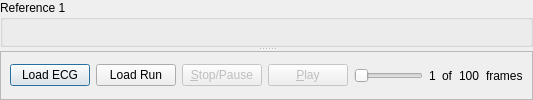
         <widget class="QSplitter" name="splitter_2">
          <property name="orientation">
           <enum>Qt::Vertical</enum>
          </property>
          <widget class="QGroupBox" name="groupBox">
           <property name="title">
            <string>Reference 1</string>
           </property>
           <layout class="QGridLayout" name="gridLayout_6">
            <item row="0" column="0">
             <widget class="QVTKWidget" name="vtkWidgetFirstStream" native="true">
              <property name="sizePolicy">
               <sizepolicy hsizetype="Preferred" vsizetype="Preferred">
                <horstretch>0</horstretch>
                <verstretch>0</verstretch>
               </sizepolicy>
              </property>
              <property name="palette">
               <palette>
                <active>
                 <colorrole role="WindowText">
                  <brush brushstyle="SolidPattern">
                   <color alpha="255">
                    <red>0</red>
                    <green>0</green>
                    <blue>0</blue>
                   </color>
                  </brush>
                 </colorrole>
                 <colorrole role="Button">
                  <brush brushstyle="SolidPattern">
                   <color alpha="255">
                    <red>191</red>
                    <green>191</green>
                    <blue>191</blue>
                   </color>
                  </brush>
                 </colorrole>
                 <colorrole role="Light">
                  <brush brushstyle="SolidPattern">
                   <color alpha="255">
                    <red>255</red>
                    <green>255</green>
                    <blue>255</blue>
                   </color>
                  </brush>
                 </colorrole>
                 <colorrole role="Midlight">
                  <brush brushstyle="SolidPattern">
                   <color alpha="255">
                    <red>223</red>
                    <green>223</green>
                    <blue>223</blue>
                   </color>
                  </brush>
                 </colorrole>
                 <colorrole role="Dark">
                  <brush brushstyle="SolidPattern">
                   <color alpha="255">
                    <red>95</red>
                    <green>95</green>
                    <blue>95</blue>
                   </color>
                  </brush>
                 </colorrole>
                 <colorrole role="Mid">
                  <brush brushstyle="SolidPattern">
                   <color alpha="255">
                    <red>127</red>
                    <green>127</green>
                    <blue>127</blue>
                   </color>
                  </brush>
                 </colorrole>
                 <colorrole role="Text">
                  <brush brushstyle="SolidPattern">
                   <color alpha="255">
                    <red>0</red>
                    <green>0</green>
                    <blue>0</blue>
                   </color>
                  </brush>
                 </colorrole>
                 <colorrole role="BrightText">
                  <brush brushstyle="SolidPattern">
                   <color alpha="255">
                    <red>255</red>
                    <green>255</green>
                    <blue>255</blue>
                   </color>
                  </brush>
                 </colorrole>
                 <colorrole role="ButtonText">
                  <brush brushstyle="SolidPattern">
                   <color alpha="255">
                    <red>0</red>
                    <green>0</green>
                    <blue>0</blue>
                   </color>
                  </brush>
                 </colorrole>
                 <colorrole role="Base">
                  <brush brushstyle="SolidPattern">
                   <color alpha="255">
                    <red>255</red>
                    <green>255</green>
                    <blue>255</blue>
                   </color>
                  </brush>
                 </colorrole>
                 <colorrole role="Window">
                  <brush brushstyle="SolidPattern">
                   <color alpha="255">
                    <red>191</red>
                    <green>191</green>
                    <blue>191</blue>
                   </color>
                  </brush>
                 </colorrole>
                 <colorrole role="Shadow">
                  <brush brushstyle="SolidPattern">
                   <color alpha="255">
                    <red>0</red>
                    <green>0</green>
                    <blue>0</blue>
                   </color>
                  </brush>
                 </colorrole>
                 <colorrole role="AlternateBase">
                  <brush brushstyle="SolidPattern">
                   <color alpha="255">
                    <red>223</red>
                    <green>223</green>
                    <blue>223</blue>
                   </color>
                  </brush>
                 </colorrole>
                 <colorrole role="ToolTipBase">
                  <brush brushstyle="SolidPattern">
                   <color alpha="255">
                    <red>255</red>
                    <green>255</green>
                    <blue>220</blue>
                   </color>
                  </brush>
                 </colorrole>
                 <colorrole role="ToolTipText">
                  <brush brushstyle="SolidPattern">
                   <color alpha="255">
                    <red>0</red>
                    <green>0</green>
                    <blue>0</blue>
                   </color>
                  </brush>
                 </colorrole>
                </active>
                <inactive>
                 <colorrole role="WindowText">
                  <brush brushstyle="SolidPattern">
                   <color alpha="255">
                    <red>0</red>
                    <green>0</green>
                    <blue>0</blue>
                   </color>
                  </brush>
                 </colorrole>
                 <colorrole role="Button">
                  <brush brushstyle="SolidPattern">
                   <color alpha="255">
                    <red>191</red>
                    <green>191</green>
                    <blue>191</blue>
                   </color>
                  </brush>
                 </colorrole>
                 <colorrole role="Light">
                  <brush brushstyle="SolidPattern">
                   <color alpha="255">
                    <red>255</red>
                    <green>255</green>
                    <blue>255</blue>
                   </color>
                  </brush>
                 </colorrole>
                 <colorrole role="Midlight">
                  <brush brushstyle="SolidPattern">
                   <color alpha="255">
                    <red>223</red>
                    <green>223</green>
                    <blue>223</blue>
                   </color>
                  </brush>
                 </colorrole>
                 <colorrole role="Dark">
                  <brush brushstyle="SolidPattern">
                   <color alpha="255">
                    <red>95</red>
                    <green>95</green>
                    <blue>95</blue>
                   </color>
                  </brush>
                 </colorrole>
                 <colorrole role="Mid">
                  <brush brushstyle="SolidPattern">
                   <color alpha="255">
                    <red>127</red>
                    <green>127</green>
                    <blue>127</blue>
                   </color>
                  </brush>
                 </colorrole>
                 <colorrole role="Text">
                  <brush brushstyle="SolidPattern">
                   <color alpha="255">
                    <red>0</red>
                    <green>0</green>
                    <blue>0</blue>
                   </color>
                  </brush>
                 </colorrole>
                 <colorrole role="BrightText">
                  <brush brushstyle="SolidPattern">
                   <color alpha="255">
                    <red>255</red>
                    <green>255</green>
                    <blue>255</blue>
                   </color>
                  </brush>
                 </colorrole>
                 <colorrole role="ButtonText">
                  <brush brushstyle="SolidPattern">
                   <color alpha="255">
                    <red>0</red>
                    <green>0</green>
                    <blue>0</blue>
                   </color>
                  </brush>
                 </colorrole>
                 <colorrole role="Base">
                  <brush brushstyle="SolidPattern">
                   <color alpha="255">
                    <red>255</red>
                    <green>255</green>
                    <blue>255</blue>
                   </color>
                  </brush>
                 </colorrole>
                 <colorrole role="Window">
                  <brush brushstyle="SolidPattern">
                   <color alpha="255">
                    <red>191</red>
                    <green>191</green>
                    <blue>191</blue>
                   </color>
                  </brush>
                 </colorrole>
                 <colorrole role="Shadow">
                  <brush brushstyle="SolidPattern">
                   <color alpha="255">
                    <red>0</red>
                    <green>0</green>
                    <blue>0</blue>
                   </color>
                  </brush>
                 </colorrole>
                 <colorrole role="AlternateBase">
                  <brush brushstyle="SolidPattern">
                   <color alpha="255">
                    <red>223</red>
                    <green>223</green>
                    <blue>223</blue>
                   </color>
                  </brush>
                 </colorrole>
                 <colorrole role="ToolTipBase">
                  <brush brushstyle="SolidPattern">
                   <color alpha="255">
                    <red>255</red>
                    <green>255</green>
                    <blue>220</blue>
                   </color>
                  </brush>
                 </colorrole>
                 <colorrole role="ToolTipText">
                  <brush brushstyle="SolidPattern">
                   <color alpha="255">
                    <red>0</red>
                    <green>0</green>
                    <blue>0</blue>
                   </color>
                  </brush>
                 </colorrole>
                </inactive>
                <disabled>
                 <colorrole role="WindowText">
                  <brush brushstyle="SolidPattern">
                   <color alpha="255">
                    <red>95</red>
                    <green>95</green>
                    <blue>95</blue>
                   </color>
                  </brush>
                 </colorrole>
                 <colorrole role="Button">
                  <brush brushstyle="SolidPattern">
                   <color alpha="255">
                    <red>191</red>
                    <green>191</green>
                    <blue>191</blue>
                   </color>
                  </brush>
                 </colorrole>
                 <colorrole role="Light">
                  <brush brushstyle="SolidPattern">
                   <color alpha="255">
                    <red>255</red>
                    <green>255</green>
                    <blue>255</blue>
                   </color>
                  </brush>
                 </colorrole>
                 <colorrole role="Midlight">
                  <brush brushstyle="SolidPattern">
                   <color alpha="255">
                    <red>223</red>
                    <green>223</green>
                    <blue>223</blue>
                   </color>
                  </brush>
                 </colorrole>
                 <colorrole role="Dark">
                  <brush brushstyle="SolidPattern">
                   <color alpha="255">
                    <red>95</red>
                    <green>95</green>
                    <blue>95</blue>
                   </color>
                  </brush>
                 </colorrole>
                 <colorrole role="Mid">
                  <brush brushstyle="SolidPattern">
                   <color alpha="255">
                    <red>127</red>
                    <green>127</green>
                    <blue>127</blue>
                   </color>
                  </brush>
                 </colorrole>
                 <colorrole role="Text">
                  <brush brushstyle="SolidPattern">
                   <color alpha="255">
                    <red>95</red>
                    <green>95</green>
                    <blue>95</blue>
                   </color>
                  </brush>
                 </colorrole>
                 <colorrole role="BrightText">
                  <brush brushstyle="SolidPattern">
                   <color alpha="255">
                    <red>255</red>
                    <green>255</green>
                    <blue>255</blue>
                   </color>
                  </brush>
                 </colorrole>
                 <colorrole role="ButtonText">
                  <brush brushstyle="SolidPattern">
                   <color alpha="255">
                    <red>95</red>
                    <green>95</green>
                    <blue>95</blue>
                   </color>
                  </brush>
                 </colorrole>
                 <colorrole role="Base">
                  <brush brushstyle="SolidPattern">
                   <color alpha="255">
                    <red>191</red>
                    <green>191</green>
                    <blue>191</blue>
                   </color>
                  </brush>
                 </colorrole>
                 <colorrole role="Window">
                  <brush brushstyle="SolidPattern">
                   <color alpha="255">
                    <red>191</red>
                    <green>191</green>
                    <blue>191</blue>
                   </color>
                  </brush>
                 </colorrole>
                 <colorrole role="Shadow">
                  <brush brushstyle="SolidPattern">
                   <color alpha="255">
                    <red>0</red>
                    <green>0</green>
                    <blue>0</blue>
                   </color>
                  </brush>
                 </colorrole>
                 <colorrole role="AlternateBase">
                  <brush brushstyle="SolidPattern">
                   <color alpha="255">
                    <red>191</red>
                    <green>191</green>
                    <blue>191</blue>
                   </color>
                  </brush>
                 </colorrole>
                 <colorrole role="ToolTipBase">
                  <brush brushstyle="SolidPattern">
                   <color alpha="255">
                    <red>255</red>
                    <green>255</green>
                    <blue>220</blue>
                   </color>
                  </brush>
                 </colorrole>
                 <colorrole role="ToolTipText">
                  <brush brushstyle="SolidPattern">
                   <color alpha="255">
                    <red>0</red>
                    <green>0</green>
                    <blue>0</blue>
                   </color>
                  </brush>
                 </colorrole>
                </disabled>
               </palette>
              </property>
             </widget>
            </item>
           </layout>
          </widget>
          <widget class="QFrame" name="frame_5">
           <property name="minimumSize">
            <size>
             <width>0</width>
             <height>0</height>
            </size>
           </property>
           <property name="maximumSize">
            <size>
             <width>16777215</width>
             <height>50</height>
            </size>
           </property>
           <property name="frameShape">
            <enum>QFrame::StyledPanel</enum>
           </property>
           <property name="frameShadow">
            <enum>QFrame::Raised</enum>
           </property>
           <layout class="QHBoxLayout" name="horizontalLayout_5">
            <property name="sizeConstraint">
             <enum>QLayout::SetDefaultConstraint</enum>
            </property>
            <item>
             <widget class="QPushButton" name="buttonLoadECG">
              <property name="enabled">
               <bool>true</bool>
              </property>
              <property name="text">
               <string>Load ECG</string>
              </property>
              <property name="autoDefault">
               <bool>true</bool>
              </property>
              <property name="default">
               <bool>true</bool>
              </property>
              <property name="flat">
               <bool>false</bool>
              </property>
             </widget>
            </item>
            <item>
             <widget class="QPushButton" name="ButtonLoadRunFirst">
              <property name="text">
               <string>Load Run</string>
              </property>
             </widget>
            </item>
            <item>
             <widget class="QPushButton" name="buttonStop">
              <property name="enabled">
               <bool>false</bool>
              </property>
              <property name="text">
               <string>&amp;Stop/Pause</string>
              </property>
             </widget>
            </item>
            <item>
             <widget class="QPushButton" name="buttonPlay">
              <property name="enabled">
               <bool>false</bool>
              </property>
              <property name="text">
               <string>&amp;Play</string>
              </property>
             </widget>
            </item>
            <item>
             <widget class="QSlider" name="sliderBufferedFrame">
              <property name="enabled">
               <bool>true</bool>
              </property>
              <property name="minimum">
               <number>1</number>
              </property>
              <property name="maximum">
               <number>100</number>
              </property>
              <property name="orientation">
               <enum>Qt::Horizontal</enum>
              </property>
              <property name="tickPosition">
               <enum>QSlider::NoTicks</enum>
              </property>
             </widget>
            </item>
            <item>
             <widget class="QLabel" name="labelCurrentFrame">
              <property name="text">
               <string>1</string>
              </property>
             </widget>
            </item>
            <item>
             <widget class="QLabel" name="label">
              <property name="text">
               <string>of</string>
              </property>
             </widget>
            </item>
            <item>
             <widget class="QLabel" name="labelNumberOfFrames">
              <property name="text">
               <string>100</string>
              </property>
             </widget>
            </item>
            <item>
             <widget class="QLabel" name="labelFramesPerSecond">
              <property name="text">
               <string>frames</string>
              </property>
             </widget>
            </item>
           </layout>
          </widget>
         </widget>
